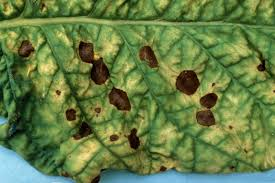
%> input picture week4/Image Inhancement/pout.tif, 275 x 183 px
$ octave BlurRemoval.m   (GNU Octave 9; MATLAB toolbox functions it lacks are replaced by stand-ins)
%> lines starting %> are read from the running program, lines starting %| are printed output that depends on the picture
%blur removal
a=im2double(imread('pout.tif'));
subplot(221),imshow(a),title('orignal image');
%point spread function to blur image
%motion is a typeof blue ,11 is the degree of motion
PSF=fspecial('motion',20,11);
blurred=imfilter(a,PSF,'conv','circular');
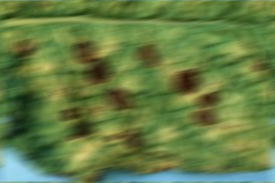
%> blurred: size 183x275x3 double; mean R, G, B 0.398, 0.493, 0.271; mean of the top-left, top-right, bottom-left and bottom-right quarters 0.376, 0.384, 0.368, 0.421
subplot(222),imshow(blurred),title('blured image');

b= deconvwnr(blurred, PSF,0);
%nsr is the noice to signalpower ratio
subplot(223),imshow(b),title('restored iamge with NSR=0');
c= deconvwnr(blurred, PSF,0.001);
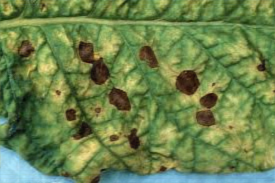
%> c: size 183x275x3 double; mean R, G, B 0.398, 0.493, 0.271; mean of the top-left, top-right, bottom-left and bottom-right quarters 0.375, 0.383, 0.369, 0.42; drawn with min black and max white
subplot(224),imshow(c),title('restored iamge with NSR=0.001');

$ run again, with week4/Image Inhancement/frnegative.tif copied over week4/Image Inhancement/pout.tif
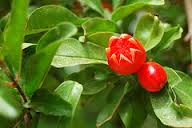
%> input picture week4/Image Inhancement/frnegative.tif, 192 x 128 px
%> `blurred=imfilter(a,PSF,'conv','circular');`:
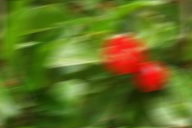
%> blurred: size 128x192x3 double; mean R, G, B 0.383, 0.434, 0.133; mean of the top-left, top-right, bottom-left and bottom-right quarters 0.34, 0.36, 0.269, 0.297
%> `c= deconvwnr(blurred, PSF,0.001);`:
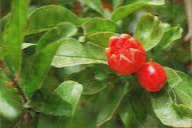
%> c: size 128x192x3 double; mean R, G, B 0.382, 0.433, 0.133; drawn with min black and max white
